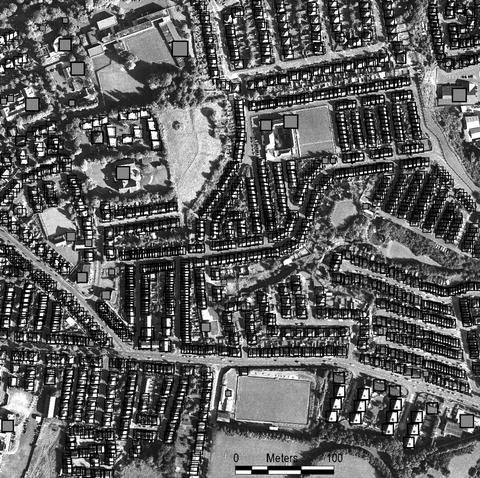
#> input picture urban.jpg, 480 x 478 px, found by its file name
$ python 1.py
#> lines starting #> are read from the running program, lines starting #| are printed output that depends on the picture
from PIL import Image
path = "C:\\Users\\HP\\Desktop\\Gökçe_Yağmur_BUDAK_21732948\\urban.jpg" # Your image path
pathoutput= "C:\\Users\\HP\\Desktop\\Gökçe_Yağmur_BUDAK_21732948\\urban_output1.jpg"
img = Image.open(path)
#> img is the input picture: PIL image 480x478 L; min 0, max 255, mean 94.8
img2 = Image.new(img.mode,img.size,color=0)
#> img2: PIL image 480x478 L; every value is 0
width,height=img.size
#> width = 480; height = 478
pixel=img.load()
members = [2,5,2,0,0,0,-2,-5,-2]
newimg = Image.new("L",(width,height),"white")
#> newimg: PIL image 480x478 L; every value is 255
for i in range(1,width-1):
    for j in range(1,height-1):
        img2.putpixel((i,j),pixel[i,j])
        img_members=[0,0,0,0,0,0,0,0,0]

        img_members[0] = img.getpixel((i-1,j-1))
        img_members[1] = img.getpixel((i-1,j))
        img_members[2] = img.getpixel((i-1,j+1))
        img_members[3] = img.getpixel((i,j-1))
        img_members[4] = img.getpixel((i,j))
        img_members[5] = img.getpixel((i,j+1))
        img_members[6] = img.getpixel((i+1,j-1))
        img_members[7] = img.getpixel((i+1,j))
        img_members[8] = img.getpixel((i+1,j+1))

        total=(img_members[0]*members[0]+img_members[1]*members[1]+img_members[2]*members[2]+img_members[3]*members[3]+img_members[4]*members[4]+img_members[5]*members[5]+img_members[6]*members[6]+img_members[7]*members[7]+img_members[8]*members[8])

        img2.putpixel((i,j),(total))
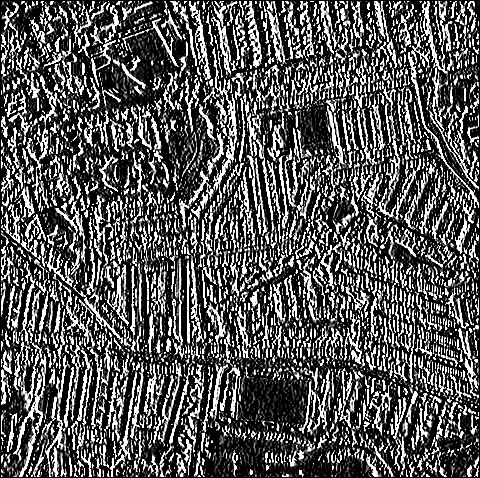
#> img2: PIL image 480x478 L; min 0, max 255, mean 85.6

img2.save(pathoutput)
